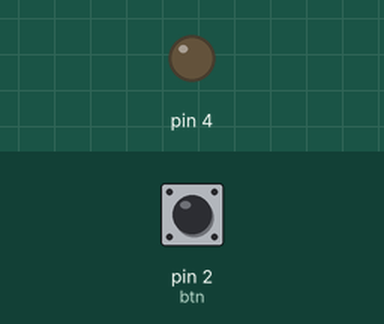
The sketch below on a simulated Arduino Uno, built with avr-gcc and run on an emulated ATmega328P. On the bench: output pins drawn as LEDs (lit = HIGH). The test bench sets the inputs (shaded band); at power-on: pin 2 (btn) HIGH.

Above: at 1.2 s.
1.3 s: pin 2 (btn) pulled LOW for 0.15 s
At 1.9 s:
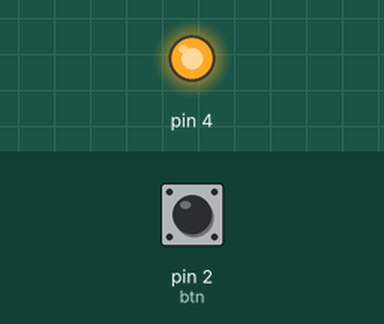
Timing chart, 0 to 4.3 s (numbered marks = the images above; inputs shaded):
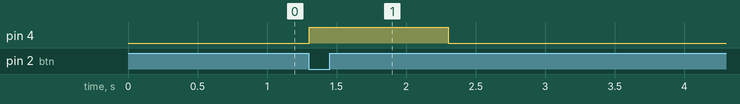

The sketch:

btn_led.ino
```cpp
#include <Led.h>
#include <Button.h>

Led led(4);
Button btn(2);

void pressed() {
  led.on();
  delay(1000); //delay함수가 실행될동안 프로그램은 다른 동작을 할 수 없이 정지상태라서 문제.
  led.off();
}

void setup() {
  btn.setCallback(pressed);
}

void loop() {
  btn.check();
}
```

Measured:
- after the input at 1.3 s, pin 4: LOW → HIGH at once, → LOW 1.0 s later
